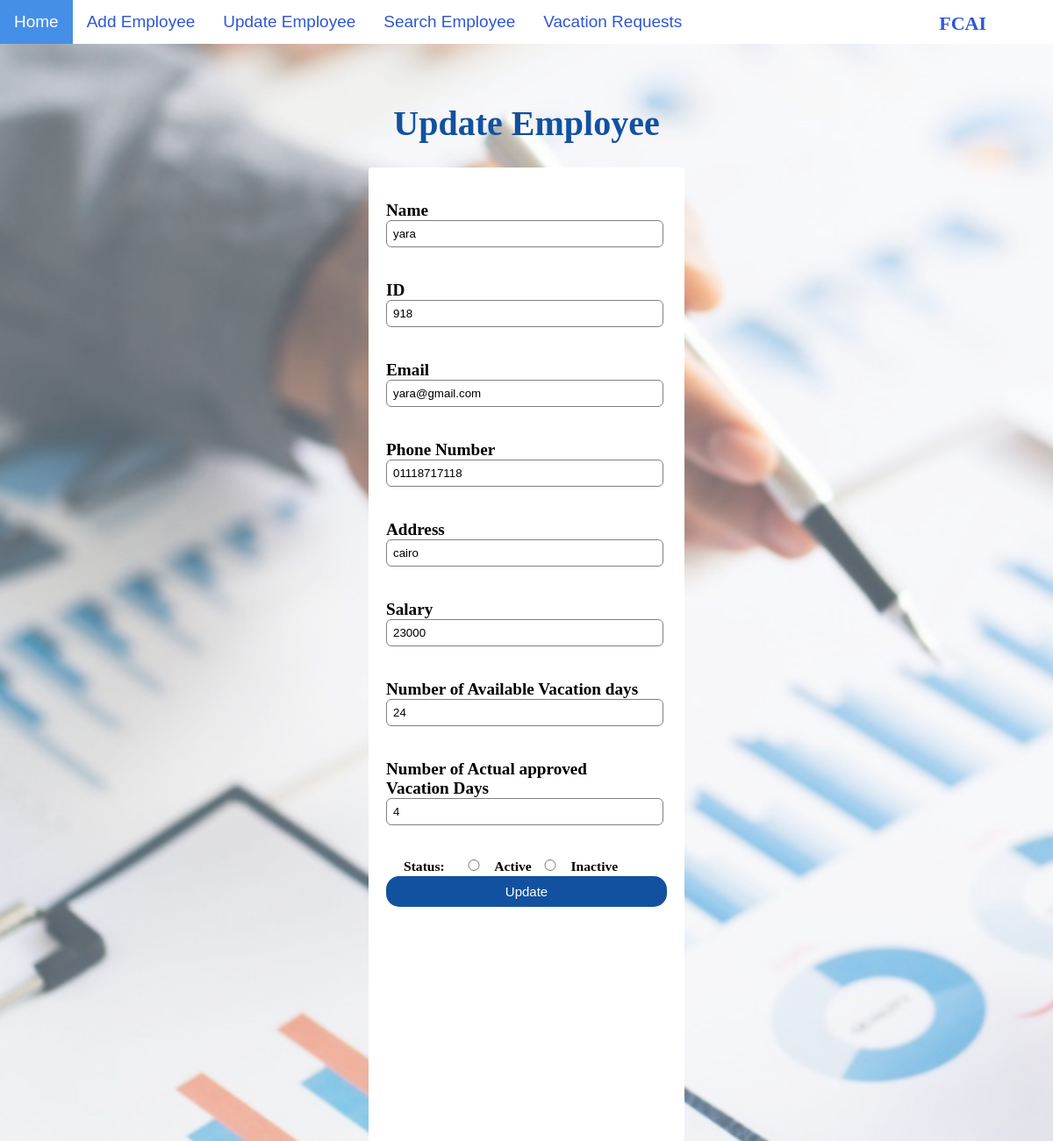
The app's page /update/918, older data.
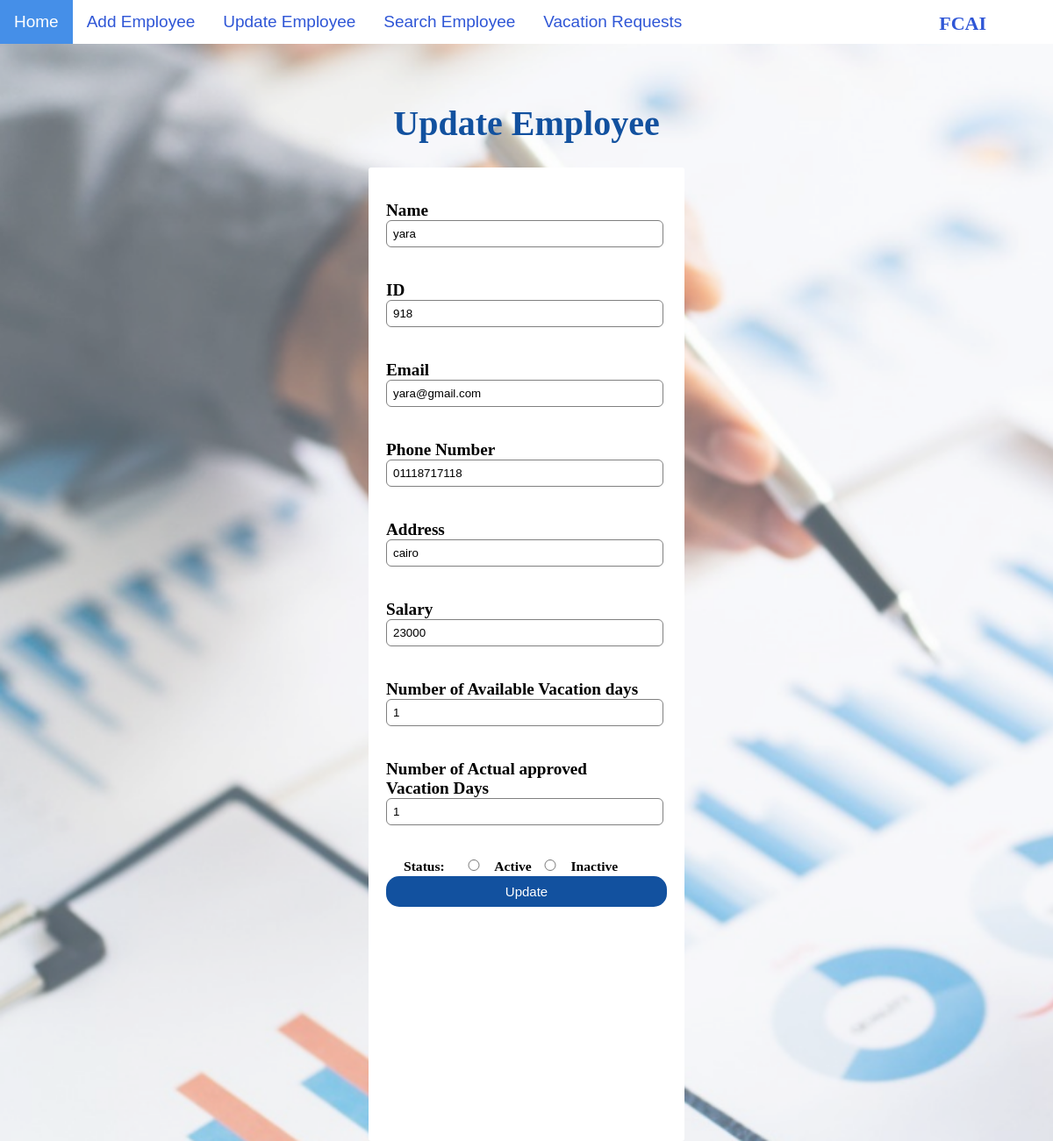
The same page, newer data.
### HR/models.py (models this page shows)
class RegisterForm(models.Model):
    gndr=[
        ('Male','M'),('Female','F'),
        ]
    ms=[
        ('Single','Single'),('Married','Married'),
        ]
    stats=[
        ('Active','Active'),
        ('Inactive','Inactive'),
    ]
    EmployeeID = models.CharField(max_length=100,primary_key=True)
    EmployeeName = models.CharField(max_length=100)
    email = models.EmailField(max_length=100)
    phone = models.CharField(max_length=100)
    Addres = models.CharField(max_length=100)
    Salary = models.CharField(max_length=100)
    NumberVacation = models.IntegerField()
    NumberApprovedVacation = models.IntegerField()
    Date = models.DateField()
    Gender = models.CharField(max_length=8,choices=gndr)
    Status = models.CharField(max_length=8,choices=stats)
    MARITALSTATUE = models.CharField(max_length=8,choices=ms)

### HR/views.py (the view)
# urls.py: path('update/<int:EmployeeID>', views.update, name='update'),
def update(request, EmployeeID):
  mymember = RegisterForm.objects.get(EmployeeID=EmployeeID)
  template = loader.get_template('editinfo.html')
  context = {
    'mymember': mymember,
  }
  return HttpResponse(template.render(context, request))

### HR/templates/editinfo.html (shortened to what this page needs)
{% include 'navbar.html' %}
{% load static %}
{% block content%}
<!DOCTYPE html>
<html>
<head>
    <link rel="stylesheet" href="{% static 'css/updateEmployee.css' %}">
</head>
<body>
    <br>
    <h1 id = "head">Update Employee</h1>
    <div class="bigdiv">
        <form name="upform" action="updaterecord/{{ mymember.EmployeeID }}" method="post" >
            <div class="radio1">
                <div>
                    <br>
                    <label> Name</label>
                    <input class="nametbup" type="text" id="new" name="EmployeeName" value="{{ mymember.EmployeeName }}"> <br>
                </div>
                <br>
                <div>
                    <label> ID </label>
                    <input type="text" ID="newID"   name="EmployeeID"  value="{{ mymember.EmployeeID }}"><br>
                    <br>
                </div>
                <div>
                    <label> Email </label>
                    <input type="email" id="mail" name="email" value="{{mymember.email}}"><br>
                </div>
                <br>
                <div>
                    <label> Phone Number </label>
                    <input type="number" id="num" name="phone" value="{{mymember.phone}}"><br>
                </div>
                <br>
                <div>
                    <label> Address </label>
                    <input type="text" id="a" name="Addres" value="{{mymember.Addres}}"><br>
                </div>
                <br>
                <div>
                    <label> Salary </label>
                    <input type="number" id="s" name="Salary" value="{{mymember.Salary}}"> <br>
                </div>
                <br>
                <div>
                    <label> Number of Available Vacation days </label>
                    <input type="number" id="vacdays" name="NumberVacation" value="{{mymember.NumberVacation}}"> <br>
                </div>
                <br>
                <div>
                    <label> Number of Actual approved Vacation Days </label>
                    <input type="number" id="approved" name="NumberApprovedVacation" value="{{mymember.NumberApprovedVacation}}"> <br>
                </div>
                <br>
                <div class="choose1">
                    <div class="choose1"> <label for="gender">Status: </label></div>
                    <div class="choose">
                        <input type="radio" required name="status" id="active" value="Active">
                    </div>
                    <div class="choose">
                        <label for="active">Active</label>
                    </div>
                </div>
                <div class="choose1">
                    <div class="choose">
                        <input type="radio" required name="status" id="inactive" value="inactive">
                    </div>
                    <div class="choose">
                        <label for="inactive">Inactive</label>
                    </div>
                </div>
                <input type="submit" value="Update"><br>
        </form>
    </div>
</body>
</html>
{%endblock content %}

Row changes from the older to the newer data that the page shows:
changed RegisterForm "yara": NumberVacation "24" → "1"; NumberApprovedVacation "4" → "1"
